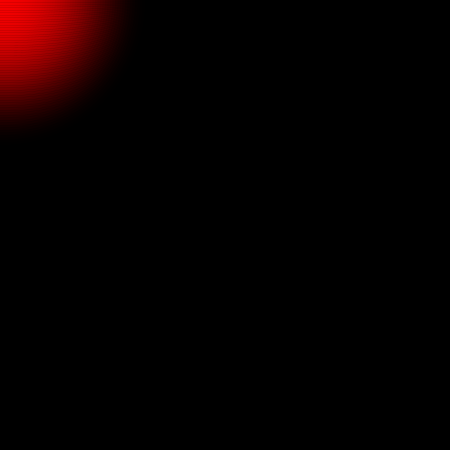
Frame 1 (no input)
Frame 60 (the mouse pressed at the canvas centre just before this capture): identical to frame 1, image omitted
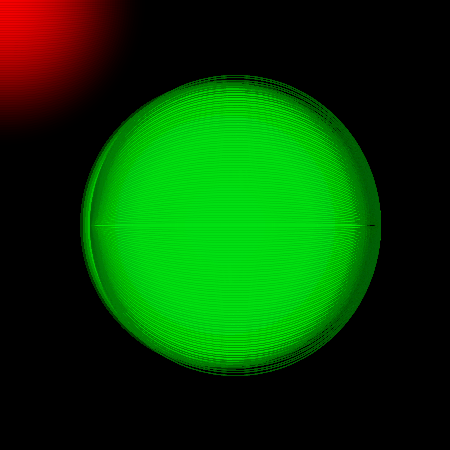
Frame 120 (the mouse held since frame 60 and released just before this capture)

The Processing sketch that drew these frames (run headless with seeded random() and noise(); from frame 60 on, the mouse is pressed at the canvas centre):

// Processing sketch: processing_60646
// ── processing_60646.pde


void setup()
{
  smooth();
  background(0);
  size(450, 450);
  noCursor();
}
 
int innen = 10;
int aussen = 300;
int distanz = 5;
float stroke_weight = 0.5;
boolean stroke = false;
 
void draw(){
  if(mousePressed){
   
  noStroke();
  for (int A = 0; A < aussen; A+=distanz)
  {
    fill(2,224,18, A/innen);
    strokeWeight(stroke_weight);
    stroke(0);
    if (stroke == false)
    {
      noStroke();
    }
    ellipse(mouseX, mouseY, aussen - A, aussen - A);
    
    noFill();
    stroke(0,95,7,50);
    ellipse(mouseX+10, mouseY, aussen-10, aussen-A);
  }
  
  
  
  
  
    
  }else{
     background(0);
  noStroke();
  for (int A = 0; A < aussen; A+=distanz)
  {
    fill(255,2,2, A/innen);
    strokeWeight(stroke_weight);
    stroke(0);
    if (stroke == false)
    {
      noStroke();
    }
    ellipse(mouseX, mouseY, aussen - A, aussen - A);
    
    noFill();
    stroke(0,50);
    ellipse(mouseX+10, mouseY, aussen-10, aussen-A);
   
   
   
   
   }}}
